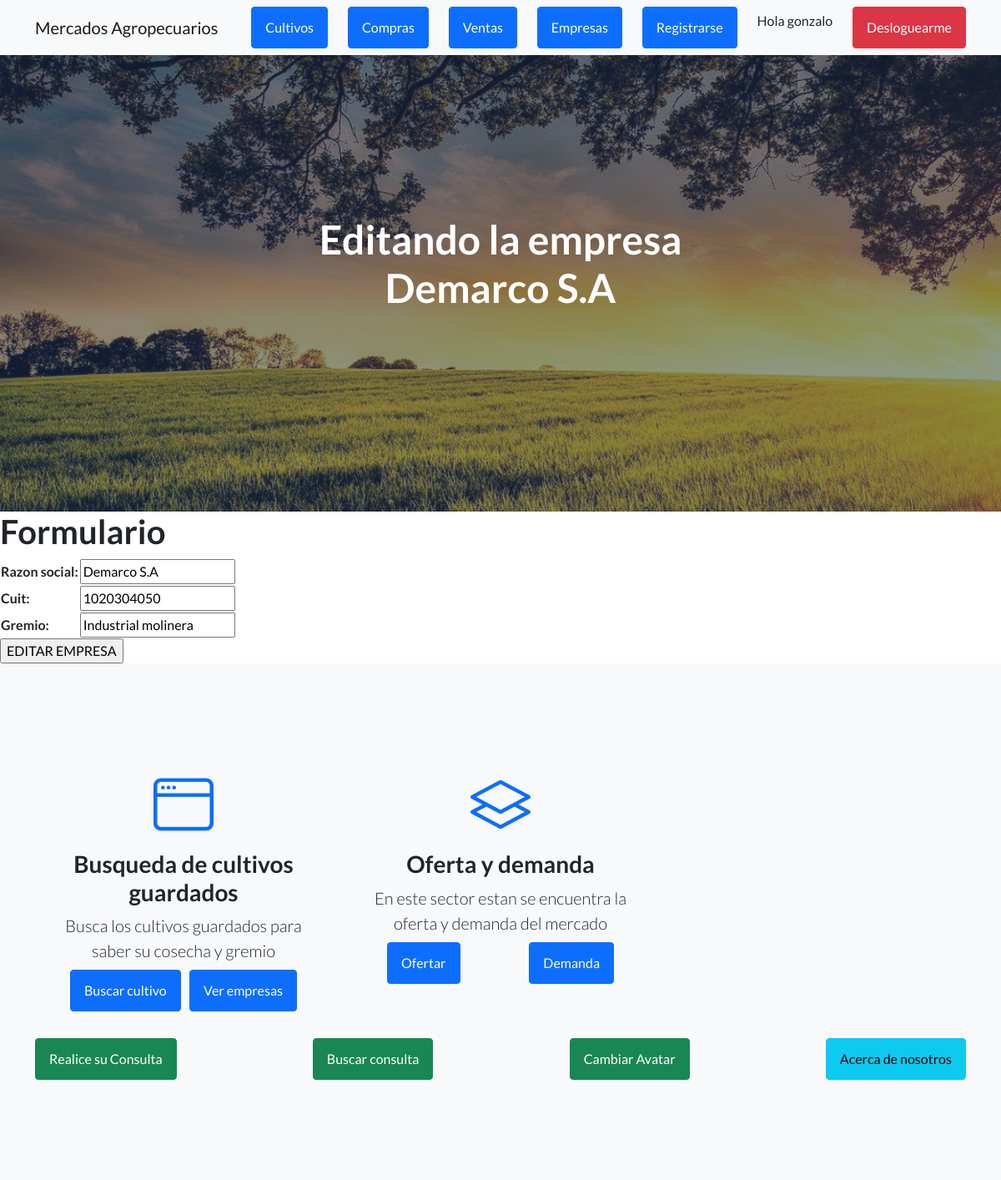
/editar_empresa/2 (signed in), run on the app's committed database.
### MVT_Ronconi_app/models.py (models this page shows, shortened)
class empresas (models.Model):
    razon_social=models.CharField(max_length=50)
    cuit=models.IntegerField()
    gremio=models.CharField(max_length=50)

### MVT_Ronconi_app/views.py (the view)
# urls.py: path('editar_empresa/<id>', editar_empresa, name="editar_empresa"),
@login_required
def editar_empresa(request, id):
    empresa=empresas.objects.get(id=id)
    if request.method=="POST":
        form=empresasform(request.POST)
        if form.is_valid():
            informacion=form.cleaned_data
            empresa.razon_social=informacion["razon_social"]
            empresa.cuit=informacion["cuit"]
            empresa.gremio=informacion["gremio"]
            empresa.save()
            total_empresas=empresas.objects.all()
            return render(request,"MVT_app/leer_empresa.html", {"mensaje":"Empresa creada correctamente", "ESTO_VA":total_empresas })
    else:
        formulario=empresasform(initial={"razon_social":empresa.razon_social, "cuit":empresa.cuit, "gremio":empresa.gremio  })
    return render(request, "MVT_app/editar_empresa.html", {"form":formulario, "Que_empresa":empresa})

### MVT_Ronconi_app/forms.py
class empresasform(forms.Form):
    razon_social=forms.CharField(max_length=50)
    cuit=forms.IntegerField()
    gremio=forms.CharField(max_length=50)

### MVT_Ronconi_app/templates/MVT_app/editar_empresa.html
{% extends "MVT_app/inicio.html" %}
{% load static %}
{% block titulo %}
<h1 class="mb-5">Editando la empresa {{ Que_empresa.razon_social }}</h1>
{% endblock %}
{% block contenido_nuevo %}
<h1> Formulario </h1>
<form action="{% url 'editar_empresa' Que_empresa.id %}" method="POST"> {% csrf_token %}
<table>
    {{ form.as_table }}
</table>
<input type="submit" value="EDITAR EMPRESA">
</form>
{% endblock %}

### MVT_Ronconi_app/templates/MVT_app/inicio.html (shortened to what this page needs)
<!DOCTYPE html>
<html lang="en">
    <head>
        {% load static %}
        <link href="https://cdn.jsdelivr.net/npm/bootstrap-icons@1.5.0/font/bootstrap-icons.css" rel="stylesheet" type="text/css" />
        <link href="{% static 'MVT_app/css/styles.css' %}" rel="stylesheet" />
    </head>
    <body>
        <nav class="navbar navbar-light bg-light static-top">
            <div class="container">
                <a class="navbar-brand" href="{% url 'inicio1' %}">Mercados Agropecuarios</a>
                <a class="btn btn-primary" href="{% url 'cultivoformulario' %}">Cultivos</a>
                <a class="btn btn-primary" href="{% url 'comprasformulario' %}">Compras</a>
                <a class="btn btn-primary" href="{% url 'ventasformulario' %}">Ventas</a>
                <a class="btn btn-primary" href="{% url 'empresaformulario' %}">Empresas</a>
                <a class="btn btn-primary" href="{% url 'register' %}">Registrarse</a>
                {% if user.is_authenticated %}
                <p> Hola {{ user.username }}</p>
                <a class="btn btn-danger" href="{% url 'logout' %}">Desloguearme</a>
                {% else %}
                <a class="btn btn-primary" href="{% url 'login' %}">Login</a>
                {% endif %}
            </div>
        </nav>
        <header class="masthead">
            <div class="container position-relative">
                <div class="row justify-content-center">
                    <div class="col-xl-6">
                        <div class="text-center text-white">
                             {% block titulo %}
                             {% endblock %}
                        </div>
                    </div>
                </div>
            </div>
        </header>
        {% block contenido_nuevo %}
        {% endblock %}
        <section class="features-icons bg-light text-center">
            <div class="container">
                <div class="row">
                    <div class="col-lg-4">
                        <div class="features-icons-item mx-auto mb-5 mb-lg-0 mb-lg-3">
                            <div class="features-icons-icon d-flex"><i class="bi-window m-auto text-primary"></i></div>
                            <h3>Busqueda de cultivos guardados</h3>
                            <p class="lead mb-0">Busca los cultivos guardados para saber su cosecha y gremio</p>
                            <nav class="navbar navbar-light bg-light static-top">
                                <div class="container">
                                   <a class="btn btn-primary" href="{% url 'busquedacultivo' %}">Buscar cultivo</a>
                                   <a class="btn btn-primary" href="{% url 'leer_empresa' %}">Ver empresas</a>
                                </div>
                        </div>
                    </div>
                    <div class="col-lg-4">
                        <div class="features-icons-item mx-auto mb-5 mb-lg-0 mb-lg-3">
                            <div class="features-icons-icon d-flex"><i class="bi-layers m-auto text-primary"></i></div>
                            <h3>Oferta y demanda </h3>
                            <p class="lead mb-0">En este sector estan se encuentra la oferta y demanda del mercado</p>
                            <nav class="navbar navbar-light bg-light static-top">
                                <div class="container">
                                   <a class="btn btn-primary" href="{% url 'oferta' %}"> Ofertar </a>
                                   <a class="btn btn-primary" href="{% url 'demanda' %}"> Demanda </a>
                        </div>
                            </div>
        </div>
    </div>
</div>
<nav class="navbar navbar-light bg-light static-top">
    <div class="container">
        <a class="btn btn-success" href="{% url 'chatconsulta' %}"> Realice su Consulta </a>
        <a class="btn btn-success" href="{% url 'leer_consulta' %}"> Buscar consulta </a>
        <a class="btn btn-success" href="{% url 'agregarAvatar' %}">Cambiar Avatar</a>
        <a class="btn btn-info" href="{% url 'grupo' %}"> Acerca de nosotros </a>
    </div>

### data on the page
empresas: razon_social "Demarco S.A", cuit "1020304050", gremio "Industrial molinera"

### other printed values
{{ user.username }} "gonzalo"
